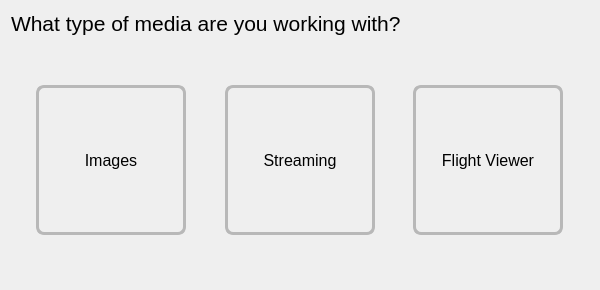
<?xml version="1.0" encoding="UTF-8"?>
<ui version="4.0">
 <class>MediaSelector</class>
 <widget class="QDialog" name="MediaSelector">
  <property name="geometry">
   <rect>
    <x>0</x>
    <y>0</y>
    <width>600</width>
    <height>290</height>
   </rect>
  </property>
  <property name="windowTitle">
   <string>Automated Drone Image Analysis Tool (ADIAT)</string>
  </property>
  <layout class="QVBoxLayout" name="verticalLayout_3">
   <item>
    <widget class="QLabel" name="label">
     <property name="sizePolicy">
      <sizepolicy hsizetype="Preferred" vsizetype="Maximum">
       <horstretch>0</horstretch>
       <verstretch>0</verstretch>
      </sizepolicy>
     </property>
     <property name="font">
      <font>
       <pointsize>16</pointsize>
      </font>
     </property>
     <property name="text">
      <string>What type of media are you working with?</string>
     </property>
    </widget>
   </item>
   <item>
    <widget class="QWidget" name="selectionWidget" native="true">
     <layout class="QHBoxLayout" name="horizontalLayout_2" stretch="0,0,0">
      <item>
       <widget class="QWidget" name="imageWidget" native="true">
        <property name="sizePolicy">
         <sizepolicy hsizetype="Expanding" vsizetype="Preferred">
          <horstretch>0</horstretch>
          <verstretch>0</verstretch>
         </sizepolicy>
        </property>
        <layout class="QVBoxLayout" name="verticalLayout">
         <item>
          <spacer name="verticalSpacer_top">
           <property name="orientation">
            <enum>Qt::Vertical</enum>
           </property>
           <property name="sizeType">
            <enum>QSizePolicy::Expanding</enum>
           </property>
           <property name="sizeHint" stdset="0">
            <size>
             <width>20</width>
             <height>40</height>
            </size>
           </property>
          </spacer>
         </item>
         <item alignment="Qt::AlignHCenter">
          <widget class="QToolButton" name="imageButton">
           <property name="minimumSize">
            <size>
             <width>150</width>
             <height>150</height>
            </size>
           </property>
           <property name="maximumSize">
            <size>
             <width>150</width>
             <height>150</height>
            </size>
           </property>
           <property name="font">
            <font>
             <pointsize>12</pointsize>
            </font>
           </property>
           <property name="styleSheet">
            <string notr="true">QToolButton { border: 3px solid palette(mid); border-radius: 8px; }</string>
           </property>
           <property name="text">
            <string>Images</string>
           </property>
           <property name="iconSize">
            <size>
             <width>100</width>
             <height>100</height>
            </size>
           </property>
           <property name="toolButtonStyle">
            <enum>Qt::ToolButtonTextUnderIcon</enum>
           </property>
          </widget>
         </item>
         <item>
          <spacer name="verticalSpacer_bottom">
           <property name="orientation">
            <enum>Qt::Vertical</enum>
           </property>
           <property name="sizeType">
            <enum>QSizePolicy::Expanding</enum>
           </property>
           <property name="sizeHint" stdset="0">
            <size>
             <width>20</width>
             <height>40</height>
            </size>
           </property>
          </spacer>
         </item>
        </layout>
       </widget>
      </item>
      <item>
       <widget class="QWidget" name="streamWidget" native="true">
        <property name="sizePolicy">
         <sizepolicy hsizetype="Expanding" vsizetype="Preferred">
          <horstretch>0</horstretch>
          <verstretch>0</verstretch>
         </sizepolicy>
        </property>
        <layout class="QVBoxLayout" name="verticalLayout_2">
         <item>
          <spacer name="verticalSpacer_top_2">
           <property name="orientation">
            <enum>Qt::Vertical</enum>
           </property>
           <property name="sizeType">
            <enum>QSizePolicy::Expanding</enum>
           </property>
           <property name="sizeHint" stdset="0">
            <size>
             <width>20</width>
             <height>40</height>
            </size>
           </property>
          </spacer>
         </item>
         <item alignment="Qt::AlignHCenter">
          <widget class="QToolButton" name="streamButton">
           <property name="minimumSize">
            <size>
             <width>150</width>
             <height>150</height>
            </size>
           </property>
           <property name="maximumSize">
            <size>
             <width>150</width>
             <height>150</height>
            </size>
           </property>
           <property name="font">
            <font>
             <pointsize>12</pointsize>
            </font>
           </property>
           <property name="toolTip">
            <string>RTMP, Video Files, HDMI Capture</string>
           </property>
           <property name="styleSheet">
            <string notr="true">QToolButton { border: 3px solid palette(mid); border-radius: 8px; }</string>
           </property>
           <property name="text">
            <string>Streaming</string>
           </property>
           <property name="iconSize">
            <size>
             <width>100</width>
             <height>100</height>
            </size>
           </property>
           <property name="toolButtonStyle">
            <enum>Qt::ToolButtonTextUnderIcon</enum>
           </property>
          </widget>
         </item>
         <item>
          <spacer name="verticalSpacer_bottom_2">
           <property name="orientation">
            <enum>Qt::Vertical</enum>
           </property>
           <property name="sizeType">
            <enum>QSizePolicy::Expanding</enum>
           </property>
           <property name="sizeHint" stdset="0">
            <size>
             <width>20</width>
             <height>40</height>
            </size>
           </property>
          </spacer>
         </item>
        </layout>
       </widget>
      </item>
      <item>
       <widget class="QWidget" name="flightWidget" native="true">
        <property name="sizePolicy">
         <sizepolicy hsizetype="Expanding" vsizetype="Preferred">
          <horstretch>0</horstretch>
          <verstretch>0</verstretch>
         </sizepolicy>
        </property>
        <layout class="QVBoxLayout" name="verticalLayout_4">
         <item>
          <spacer name="verticalSpacer_top_3">
           <property name="orientation">
            <enum>Qt::Vertical</enum>
           </property>
           <property name="sizeType">
            <enum>QSizePolicy::Expanding</enum>
           </property>
           <property name="sizeHint" stdset="0">
            <size>
             <width>20</width>
             <height>40</height>
            </size>
           </property>
          </spacer>
         </item>
         <item alignment="Qt::AlignHCenter">
          <widget class="QToolButton" name="flightButton">
           <property name="minimumSize">
            <size>
             <width>150</width>
             <height>150</height>
            </size>
           </property>
           <property name="maximumSize">
            <size>
             <width>150</width>
             <height>150</height>
            </size>
           </property>
           <property name="font">
            <font>
             <pointsize>12</pointsize>
            </font>
           </property>
           <property name="toolTip">
            <string>Pair with ADIAT Mobile drone tablets to receive their live camera feeds with detections.</string>
           </property>
           <property name="styleSheet">
            <string notr="true">QToolButton { border: 3px solid palette(mid); border-radius: 8px; }</string>
           </property>
           <property name="text">
            <string>Flight Viewer</string>
           </property>
           <property name="iconSize">
            <size>
             <width>100</width>
             <height>100</height>
            </size>
           </property>
           <property name="toolButtonStyle">
            <enum>Qt::ToolButtonTextUnderIcon</enum>
           </property>
          </widget>
         </item>
         <item>
          <spacer name="verticalSpacer_bottom_3">
           <property name="orientation">
            <enum>Qt::Vertical</enum>
           </property>
           <property name="sizeType">
            <enum>QSizePolicy::Expanding</enum>
           </property>
           <property name="sizeHint" stdset="0">
            <size>
             <width>20</width>
             <height>40</height>
            </size>
           </property>
          </spacer>
         </item>
        </layout>
       </widget>
      </item>
     </layout>
    </widget>
   </item>
  </layout>
 </widget>
 <resources/>
 <connections/>
</ui>
